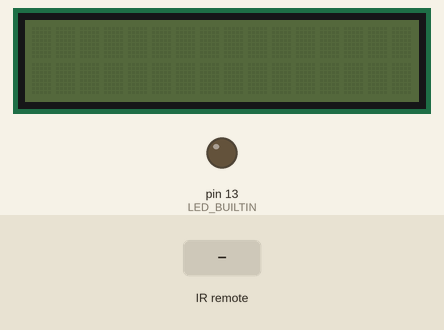
Bench run of a sketch on a simulated Arduino Uno, built with avr-gcc and run on an emulated ATmega328P. On the bench: 16×2 character LCD, output pins drawn as LEDs (lit = HIGH). Inputs (shaded band) come from the test bench. What the sketch prints to the serial monitor is not drawn.

Above: at 1.2 s.
1.3 s: infrared code 0x11 received
At 2.5 s:
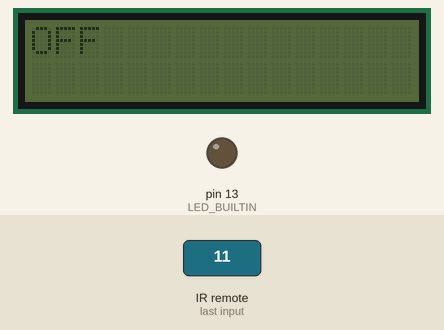
2.8 s: infrared code 0x10 received
At 3.8 s:
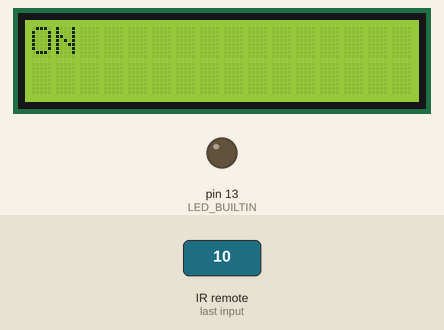
Timing chart, 0 to 5.8 s (numbered marks = the images above; inputs shaded):
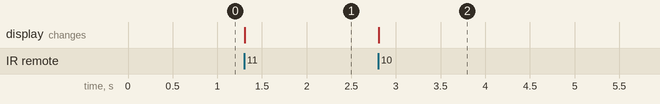

The sketch:

program09_ir_sensor1.ino
```cpp
// C++ code
//

#include <IRremote.h>

#include <LiquidCrystal_I2C.h>
LiquidCrystal_I2C lcd(0x20, 16, 2);

IRrecv irrecv(2);
decode_results results;

void setup()
{
  pinMode(LED_BUILTIN, OUTPUT);
  lcd.init();
  //lcd.backlight();
  Serial.begin(9600);

  irrecv.enableIRIn();
}

void loop()
{

  if (IrReceiver.decode()) {
   Serial.println(IrReceiver.decodedIRData.command);
   	switch(IrReceiver.decodedIRData.command) {
        case 17://Button 2
      		lcd.clear();
 	 		lcd.setCursor(0, 0);
  			lcd.print("OFF");
      		lcd.noBacklight();
          	break;
        case 16://Button 1
      		lcd.clear();
 	 		lcd.setCursor(0, 0);
      		lcd.backlight();
  			lcd.print("ON");
			break;
        default: Serial.println(IrReceiver.decodedIRData.command);
    }
    IrReceiver.resume();
  }
}
```

Measured:
- after the input at 1.3 s, the display: changes at once (image 1)
- after the input at 2.8 s, the display: changes at once (image 2)
